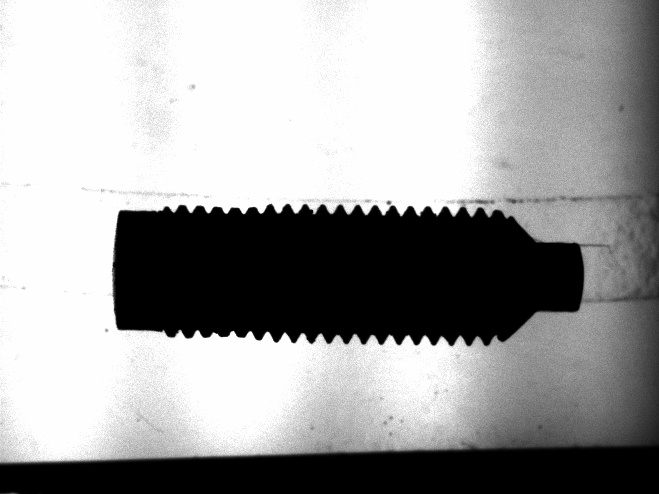
#> input picture Thread-defect images/12-11-2019_11_33_30img_11.jpg, 659 x 494 px, found by its file name
$ python 'thread-defect-detection (using area).py'   (older library calls are emulated)
#> lines starting #> are read from the running program, lines starting #| are printed output that depends on the picture; after the words box and inside, x2 and y2 are one past the last pixel; in counts of white or black regions, pixels touching at a corner belong together
# -*- coding: utf-8 -*-
"""
Created on Tue Dec 10 09:36:42 2019

@author: Anshit Vishwakarma
"""
import cv2
import numpy as np
from matplotlib import pyplot as plt

img = cv2.imread('12-11-2019_11_33_30img_11.jpg')
#> img is the input picture: shape (494, 659, 3); min 0, max 255, mean 159.9
gray = cv2.cvtColor(img, cv2.COLOR_BGR2GRAY)
ret, thresh = cv2.threshold(gray, 15, 255, cv2.THRESH_BINARY_INV)
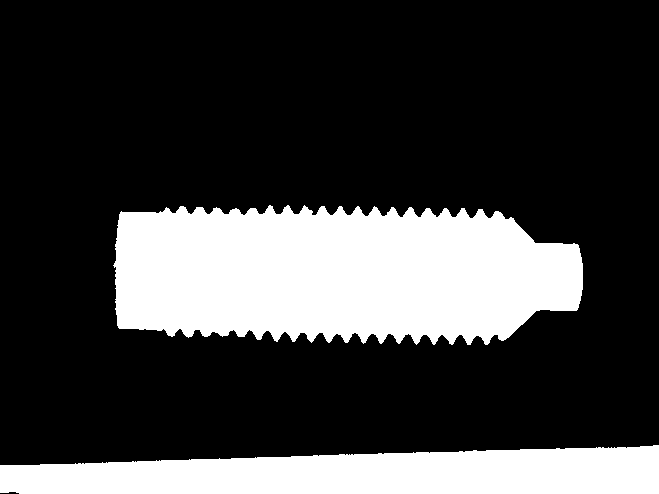
#> thresh: shape (494, 659); 24.6% white; 2 white regions

image, contours, hierarchy = cv2.findContours(thresh, cv2.RETR_TREE,cv2.CHAIN_APPROX_SIMPLE)
#> contours = 2 contours; box (x1, y1, x2, y2) and area: (113, 205, 583, 345) 54018, (0, 445, 659, 494) 24704

areas=[]
for c in contours:
    a=cv2.contourArea(c)
    areas.append(a)
#> this loop made 2 passes
#> a on passes 1 to 2: 24704.5, 54018.5
#> after the loop, areas = [24704.5, 54018.5]

maxpos = areas.index(max(areas))
#> maxpos = 1
cnt=contours[maxpos]
#> cnt = contour of 716 points, box (x1, y1, x2, y2) (113, 205, 583, 345), area 54018

mult = 1.2   # I wanted to show an area slightly larger than my min rectangle set this to one if you don't

rect = cv2.minAreaRect(cnt)
#> rect = ((347.6, 274.1), (137.2, 469.4), -88.92)
box = cv2.boxPoints(rect)
#> box = [[580.9, 347.1], [111.6, 338.3], [114.2, 201.1], [583.5, 210]]
box = np.int0(box)
#> box = [[580, 347], [111, 338], [114, 201], [583, 209]]
#cv2.drawContours(img, [box], 0, (0,255,0), 2) # this was mostly for debugging you may omit

W = rect[1][0]
#> W = 137.2
H = rect[1][1]
#> H = 469.4

Xs = [i[0] for i in box]
#> Xs = [580, 111, 114, 583]
Ys = [i[1] for i in box]
#> Ys = [347, 338, 201, 209]
x1 = min(Xs)
#> x1 = 111
x2 = max(Xs)
#> x2 = 583
y1 = min(Ys)
#> y1 = 201
y2 = max(Ys)
#> y2 = 347

rotated = False
angle = rect[2]
#> angle = -88.92

if angle < -45:
    angle+=90
#> angle = 1.08
    rotated = True

center = (int((x1+x2)/2), int((y1+y2)/2))
#> center = (347, 274)
size = (int(mult*(x2-x1)),int(mult*(y2-y1)))
#> size = (566, 175)

M = cv2.getRotationMatrix2D((size[0]/2, size[1]/2), angle, 1.0)
#> M = [[1, 0.0189, -1.6], [-0.0189, 1, 5.35]]

cropped = cv2.getRectSubPix(img, size, center)
cropped = cv2.warpAffine(cropped, M, size)
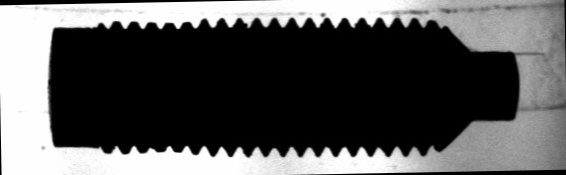
#> cropped: shape (175, 566, 3); min 0, max 255, mean 87.4

croppedW = W if not rotated else H
#> croppedW = 469.4
croppedH = H if not rotated else W
#> croppedH = 137.2

croppedRotated = cv2.getRectSubPix(cropped, (int(croppedW*mult), int(croppedH*mult)), (size[0]/2, size[1]/2))
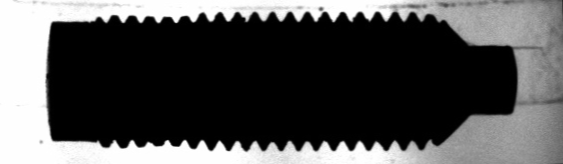
#> croppedRotated: shape (164, 563, 3); min 0, max 255, mean 81.1

#cv2.line(croppedRotated,(65,493),(65,0),(255,255,255),90)

left_image = croppedRotated[:, 0:int(croppedRotated.shape[1]/2)]
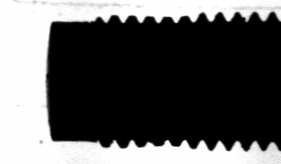
#> left_image: shape (164, 281, 3); min 0, max 255, mean 91.3
right_image = croppedRotated[:, int(croppedRotated.shape[1]/2):croppedRotated.shape[1]]

R_edged = cv2.Canny(right_image, 30, 200)
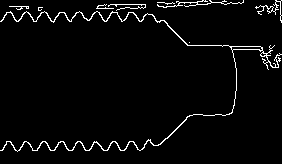
#> R_edged: shape (164, 282); 3.3% white in thin lines or dots
_,contours,_ = cv2.findContours(R_edged, cv2.RETR_TREE,cv2.CHAIN_APPROX_SIMPLE)
#> contours = 13 contours, 10 with area under 20; largest, box (x1, y1, x2, y2) and area: (0, 11, 282, 152) 408, (231, 46, 263, 51) 92, (255, 0, 282, 23) 34

e=0.0001
for cont in contours:
    a=cv2.contourArea(cont)
    if(a<5):
        M = cv2.moments(cont)
        cX= int(M["m10"] / (M["m00"]+e))
        cY= int(M["m01"] / (M["m00"]+e))
        cv2.circle(right_image, (cX,cY), 10, (0,255,0), -1)
#> this loop made 13 passes
#> (cont, a, cX, cY) on passes 1, 7: ([[189, 42]], 0, 0, 0), ([[26, 7], [27, 6], [28, 7], [27, 8]], 2, 26, 6)
#> (a, cX, cY) on passes 5, 9, 10: (1, 38, 8), (3.5, 99, 6), (1, 166, 3)
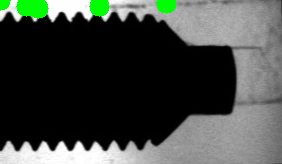
#> right_image: shape (164, 282, 3); mean B, G, R 66.2, 72.2, 66.2

plt.figure(figsize=(20,10))
plt.imshow(croppedRotated)
plt.show()
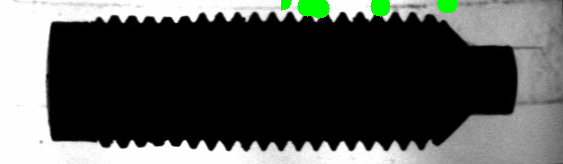
#> shown: shape (164, 563, 3); mean R, G, B 78.7, 81.7, 78.7

$ run again, with Thread-defect images/Part1_img_5.png saved as Thread-defect images/12-11-2019_11_33_30img_11.jpg
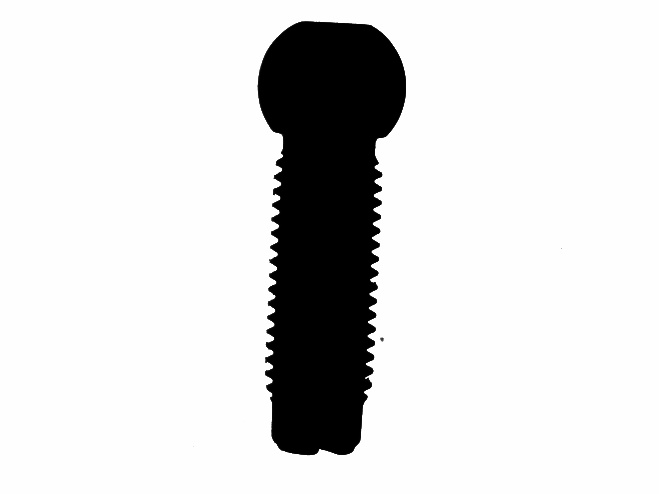
#> input picture Thread-defect images/Part1_img_5.png, 659 x 494 px, found by its file name
#> img is the input picture: shape (494, 659, 3); min 0, max 255, mean 218.1
#> `ret, thresh = cv2.threshold(gray, 15, 255, cv2.THRESH_BINARY_INV)`:
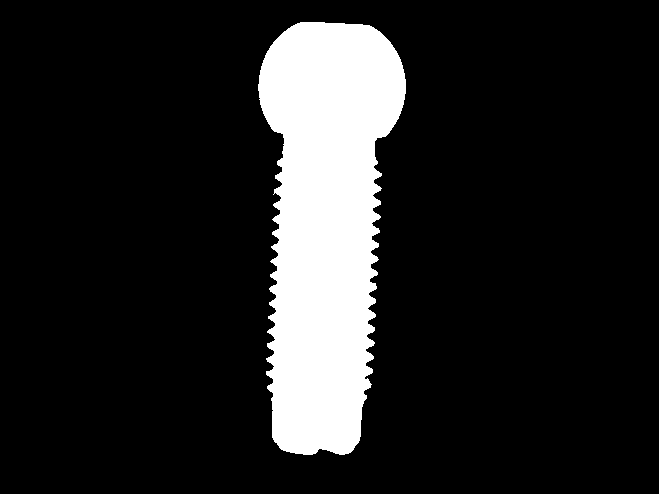
#> thresh: shape (494, 659); 13.9% white; 1 white region
#> `image, contours, hierarchy = cv2.findContours(thresh, cv2.RETR_TREE,cv..`: contours = 1 contour; box (x1, y1, x2, y2) and area: (258, 22, 406, 455) 44816
#> the loop `for c in contours:` made 1 pass
#> a on pass 1: 44815.5
#> after the loop `for c in contours:`: areas = [44815.5]
#> maxpos = 0
#> cnt = contour of 670 points, box (x1, y1, x2, y2) (258, 22, 406, 455), area 44816
#> rect = ((331.5, 238), (432, 147), -90)
#> `box = cv2.boxPoints(rect)`: box = [[405, 454], [258, 454], [258, 22], [405, 22]]
#> `box = np.int0(box)`: box = [[404, 453], [257, 453], [257, 22], [404, 22]]
#> W = 432
#> H = 147
#> Xs = [404, 257, 257, 404]
#> Ys = [453, 453, 22, 22]
#> x1 = 257
#> x2 = 404
#> y1 = 22
#> y2 = 453
#> `angle = rect[2]`: angle = -90
#> `angle+=90`: angle = 0
#> center = (330, 237)
#> size = (176, 517)
#> M = [[1, 0, 0], [0, 1, 0]]
#> croppedW = 147
#> croppedH = 432
#> `R_edged = cv2.Canny(right_image, 30, 200)`:
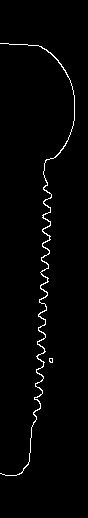
#> R_edged: shape (518, 88); 1.7% white in thin lines or dots, all inside (x1, y1, x2, y2) = (0, 43, 75, 476)
#> `_,contours,_ = cv2.findContours(R_edged, cv2.RETR_TREE,cv2.CHAIN_APPRO..`: contours = 3 contours, 2 with area under 20; largest, box (x1, y1, x2, y2) and area: (0, 43, 75, 476) 194
#> the loop `for cont in contours:` made 3 passes
#> a on passes 1 to 3: 11.5, 8.5, 194.5
